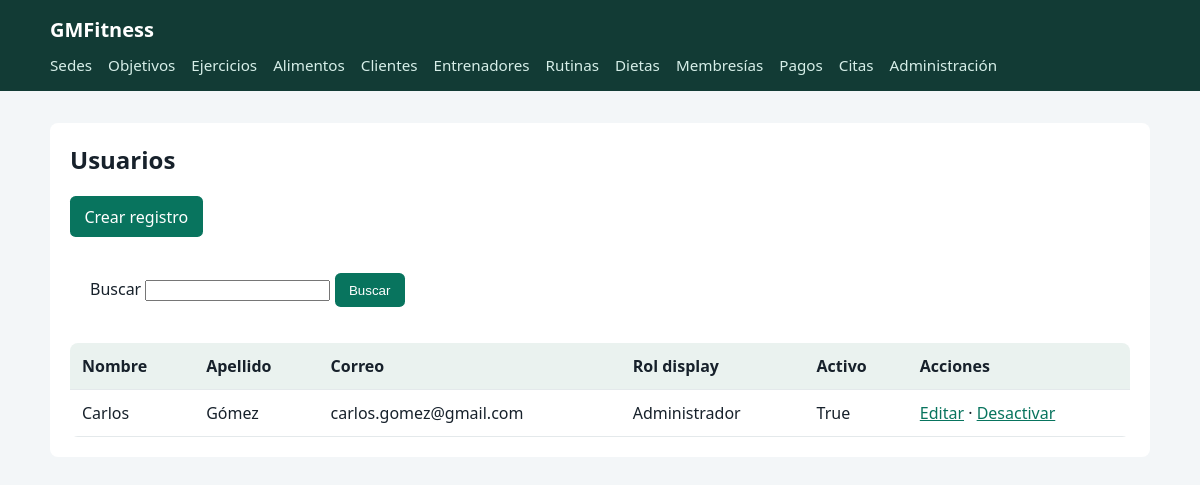
The app's page /usuarios/, older data.
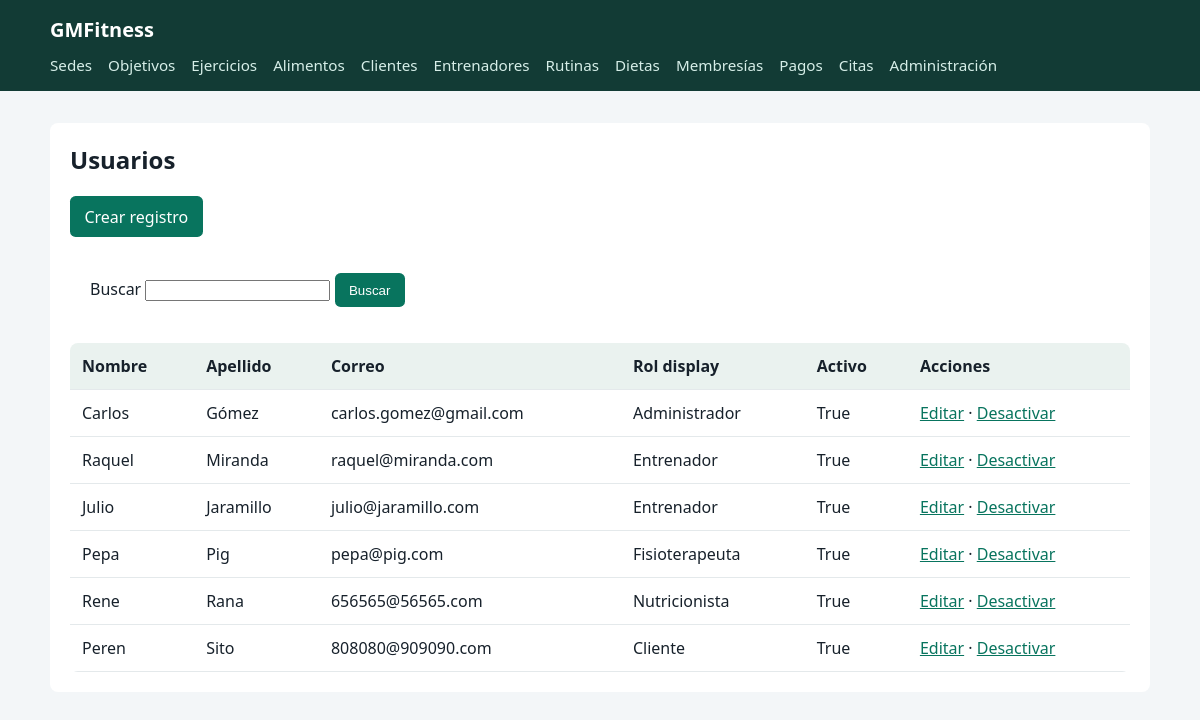
The same page, newer data.
### usuarios/models.py (models this page shows, shortened)
class Usuario(models.Model):
    ROLES = [
        ("ADMIN", "Administrador"),
        ("CLIENTE", "Cliente"),
        ("ENTRENADOR", "Entrenador"),
        ("NUTRICIONISTA", "Nutricionista"),
        ("FISIOTERAPEUTA", "Fisioterapeuta"),
    ]
    SEXOS = [
        ("HOMBRE", "Hombre"),
        ("MUJER", "Mujer"),
        ("OTRO", "Otro"),
    ]
    nombre = models.CharField(max_length=100)
    apellido = models.CharField(max_length=100)
    documento = models.CharField(
        max_length=20,
        unique=True
    )
    fecha_nacimiento = models.DateField()
    sexo = models.CharField(
        max_length=20,
        choices=SEXOS
    )
    telefono = models.CharField(
        max_length=20
    )
    correo = models.EmailField(
        unique=True
    )
    password = models.CharField(
        max_length=128
    )
    foto = models.ImageField(
        upload_to="usuarios/",
        blank=True,
        null=True
    )
    rol = models.CharField(
        max_length=20,
        choices=ROLES
    )
    sede = models.ForeignKey(
        "gimnasios.Sede",
        on_delete=models.SET_NULL,
        null=True,
        blank=True,
        related_name="usuarios"
    )
    activo = models.BooleanField(
        default=True
    )
    fecha_registro = models.DateTimeField(
        auto_now_add=True
    )

### common/crud.py (the view)
    def view(request):
        objects = queryset() if callable(queryset) else queryset
        if objects is None:
            objects = model._default_manager.all()
        term = request.GET.get("q", "").strip()
        objects = _search(objects, search_fields, term)
        fields = display_fields or ("id",)
        columns = [_label(model, field) for field in fields]
        rows = []
        for obj in objects:
            cells = []
            for field in fields:
                if field.endswith("_display"):
                    display = getattr(obj, f"get_{field[:-8]}_display", None)
                    value = display() if display else _read_path(obj, field[:-8])
                else:
                    value = _read_path(obj, field.replace(".", "__"))
                cells.append(value)
            rows.append({
                "object": obj,
                "cells": cells,
                "edit_url": reverse(names["edit"], args=(obj.pk,)) if not read_only else None,
                "delete_url": reverse(names["delete"], args=(obj.pk,)) if not read_only else None,
                "action_url": reverse(names["action"], args=(obj.pk,)) if action else None,
                "show_action": bool(
                    action
                    and (
                        not action.get("condition_field")
                        or getattr(obj, action["condition_field"]) == action.get("condition_value")
                    )
                ),
            })
        return render(request, "crud/list.html", {
            "title": title,
            "columns": columns,
            "rows": rows,
            "create_url": reverse(names["create"]) if not read_only else None,
            "list_url": reverse(names["list"]),
            "query": term,
            "soft_delete": bool(soft_delete_field),
            "delete_label": delete_label or ("Desactivar" if soft_delete_field else "Eliminar"),
            "action_label": action.get("label") if action else None,
            "read_only": read_only,
        })

### common/crud.py (called while the page is built)
def _read_path(obj, path):
    value = obj
    for part in path.split("__"):
        if value is None:
            return "—"
        value = getattr(value, part, None)
    return value if value not in (None, "") else "—"

def _label(model, path):
    try:
        field = model._meta.get_field(path.split("__")[-1])
        return str(field.verbose_name).capitalize()
    except Exception:
        return path.replace("__", " ").replace("_", " ").capitalize()

def _search(queryset, fields, term):
    if not term or not fields:
        return queryset
    expression = Q()
    for field in fields:
        expression |= Q(**{f"{field}__icontains": term})
    return queryset.filter(expression)

### gimnasios/templates/crud/list.html (shortened to what this page needs)
{% extends "base.html" %}
{% block content %}
<section class="panel">
    <h1>{{ title }}</h1>
    {% if not read_only %}<p><a class="button" href="{{ create_url }}">Crear registro</a></p>{% endif %}
    <form method="get" class="panel" style="margin: 1rem 0">
        <label for="q">Buscar</label>
        <input id="q" type="search" name="q" value="{{ query }}">
        <button type="submit">Buscar</button>
    </form>
    {% if rows %}
        <div style="overflow-x:auto">
        <table>
            <thead><tr>{% for column in columns %}<th>{{ column }}</th>{% endfor %}{% if not read_only or action_label %}<th>Acciones</th>{% endif %}</tr></thead>
            <tbody>
                {% for row in rows %}
                    <tr>
                        {% for cell in row.cells %}<td>{{ cell|default:"—" }}</td>{% endfor %}
                        {% if not read_only or action_label %}<td>
                            {% if not read_only %}<a href="{{ row.edit_url }}">Editar</a> · <a href="{{ row.delete_url }}">{{ delete_label }}</a>{% endif %}
                        </td>{% endif %}
                    </tr>
                {% endfor %}
            </tbody>
        </table>
        </div>
    {% else %}
        <p>No hay registros para mostrar.</p>
    {% endif %}
</section>
{% endblock %}

### gimnasios/templates/base.html (shortened to what this page needs)
<!doctype html>
<html lang="es">
<head>
</head>
<body>
    <header>
        <a href="{% url 'inicio' %}">GMFitness</a>
        <nav aria-label="Navegación principal">
            <a href="{% url 'listar_sedes' %}">Sedes</a>
            <a href="{% url 'listar_objetivos' %}">Objetivos</a>
            <a href="{% url 'listar_ejercicios' %}">Ejercicios</a>
            <a href="{% url 'listar_alimentos' %}">Alimentos</a>
            <a href="{% url 'listar_clientes' %}">Clientes</a>
            <a href="{% url 'listar_entrenadores' %}">Entrenadores</a>
            <a href="{% url 'listar_rutinas' %}">Rutinas</a>
            <a href="{% url 'listar_dietas' %}">Dietas</a>
            <a href="{% url 'listar_membresias' %}">Membresías</a>
            <a href="{% url 'listar_pagos' %}">Pagos</a>
            <a href="{% url 'listar_citas' %}">Citas</a>
            <a href="{% url 'admin:index' %}">Administración</a>
        </nav>
    </header>
    <main>
        {% block content %}{% endblock %}
    </main>
</body>
</html>

### gimnasios/templates/base.html (style rules this page uses)
:root { font-family: system-ui, sans-serif; color: #17212b; background: #f3f6f8; }
body { margin: 0; }
header { background: #123b35; color: white; padding: 1rem max(1rem, calc((100% - 1100px)/2)); }
header a { color: white; text-decoration: none; font-weight: 700; font-size: 1.25rem; }
nav { display: flex; flex-wrap: wrap; gap: 1rem; margin-top: .75rem; }
nav a { color: #d6eee8; font-size: .95rem; font-weight: 500; }
main { max-width: 1100px; margin: 2rem auto; padding: 0 1rem; }
h1 { margin-top: 0; }
a { color: #08745e; }
.panel, table { background: white; border-radius: .5rem; }
.panel { padding: 1.25rem; }
table { width: 100%; border-collapse: collapse; overflow: hidden; }
th, td { padding: .75rem; border-bottom: 1px solid #e4e9eb; text-align: left; }
th { background: #eaf2ef; }
button, .button { display: inline-block; border: 0; border-radius: .35rem; padding: .6rem .9rem; background: #08745e; color: white; text-decoration: none; cursor: pointer; }
input, select, textarea { max-width: 100%; }

Row changes from the older to the newer data that the page shows:
added Usuario: cells "Raquel" "Miranda" "raquel@miranda.com" "Entrenador" "True", delete_label "Desactivar"
added Usuario: cells "Julio" "Jaramillo" "julio@jaramillo.com" "Entrenador" "True", delete_label "Desactivar"
added Usuario: cells "Pepa" "Pig" "pepa@pig.com" "Fisioterapeuta" "True", delete_label "Desactivar"
added Usuario: cells "Rene" "Rana" "656565@56565.com" "Nutricionista" "True", delete_label "Desactivar"
added Usuario: cells "Peren" "Sito" "808080@909090.com" "Cliente" "True", delete_label "Desactivar"
